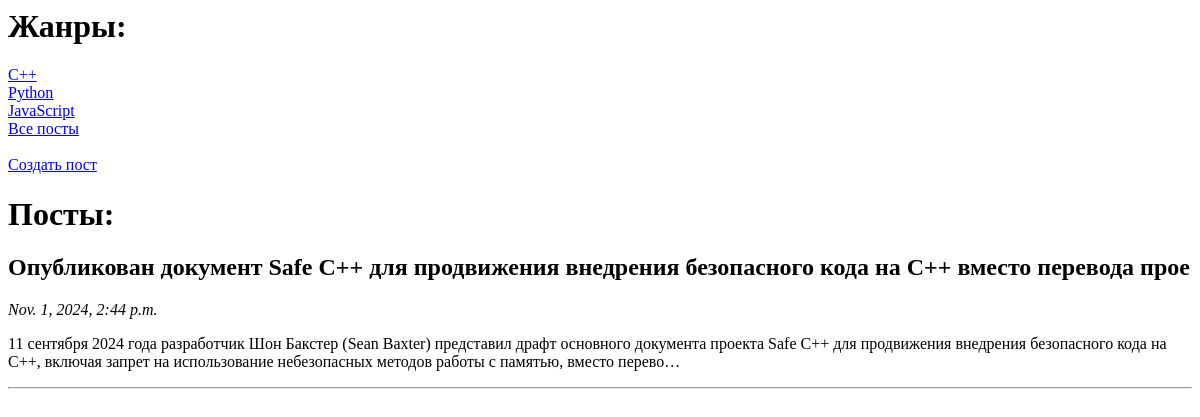
The page /?genre_id=1 on the database as committed earlier.
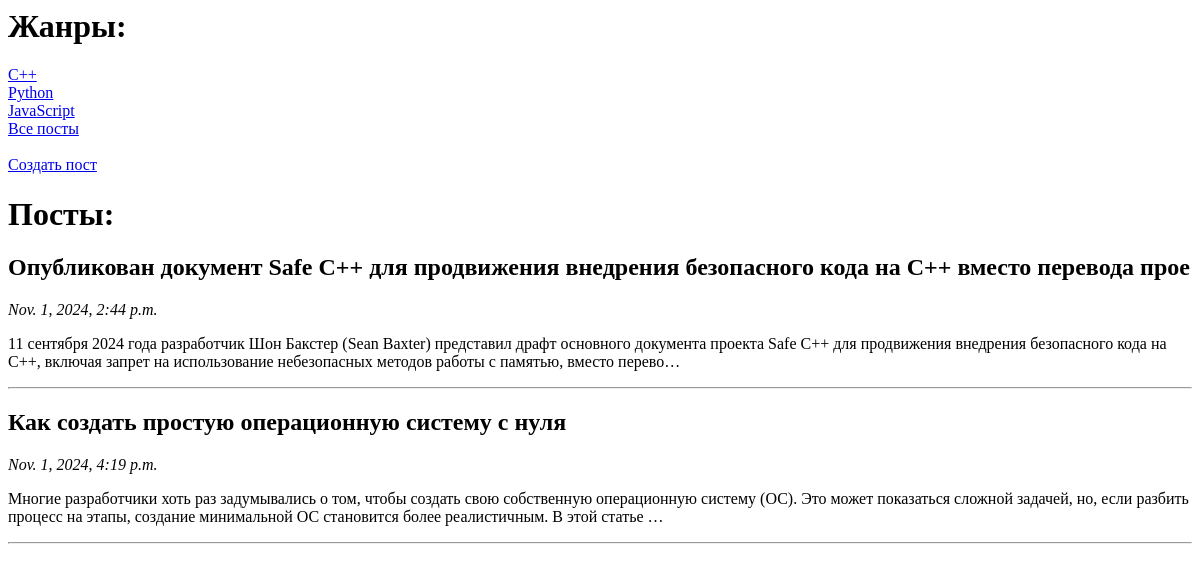
The same page on the database as committed later.
### posts/models.py (models this page shows, shortened)
class Genre(models.Model):
    name = models.CharField(verbose_name="Название жанра", max_length=50, unique=True)
    class Meta:
        verbose_name = 'Жанр'
        verbose_name_plural = 'Жанры'

class Post(models.Model):
    title = models.CharField(verbose_name="Заголовок", max_length=100)
    content = models.TextField(verbose_name="Текст")
    created_at = models.DateTimeField(verbose_name="Дата создания", auto_now_add=True)
    genre = models.ForeignKey(Genre, on_delete=models.CASCADE, related_name='posts', verbose_name="Жанр")
    image = models.ImageField(verbose_name="Изображение", upload_to='images/', null=True)
    class Meta:
        verbose_name = 'Пост'
        verbose_name_plural = 'Посты'

### posts/views.py (the view)
# urls.py: path('', post_list, name='post_list'),
def post_list(request):
    genre_id = request.GET.get('genre_id')
    if genre_id != None:
        posts = Post.objects.filter(genre__id=genre_id)
    else:
        posts = Post.objects.all()
    genres = Genre.objects.all()
    context = {
        "posts": posts,
        "genres": genres
    }
    return render(request, 'posts/post_list.html', context)

### posts/templates/posts/post_list.html
<h1>Жанры:</h1>
{% for genre in genres %}
    <a href="?genre_id={{ genre.id }}">{{ genre.name }}</a> <br>
{% endfor %}
<a href="{% url 'post_list' %}">Все посты</a> <br><br>
<a href="{% url 'create_post' %}">Создать пост</a> <br>
<h1>Посты:</h1>
{% for post in posts %}
    <div onclick="location.href='{% url 'post' post.id %}'" class="post">
        <h2>{{ post.title }}</h2>
        <p><i>{{post.created_at }}</i></p>
        <p>{{ post.content | truncatechars:250 | linebreaks}}</p>
        <hr>
    </div>
{% endfor %}

Rows that differ between the two databases and show on the page:
added Post: title "Как создать простую операционную систему с нуля", created_at "Nov. 1, 2024, 4:19 p.m.", content "Многие разработчики хоть раз задумывались о том, чтобы создать свою собственную операционную систему (ОС). Это может показаться сложной задачей, но, если разбить процесс на этапы, создание минимальной ОС становится более реалистичным. В этой статье …"
